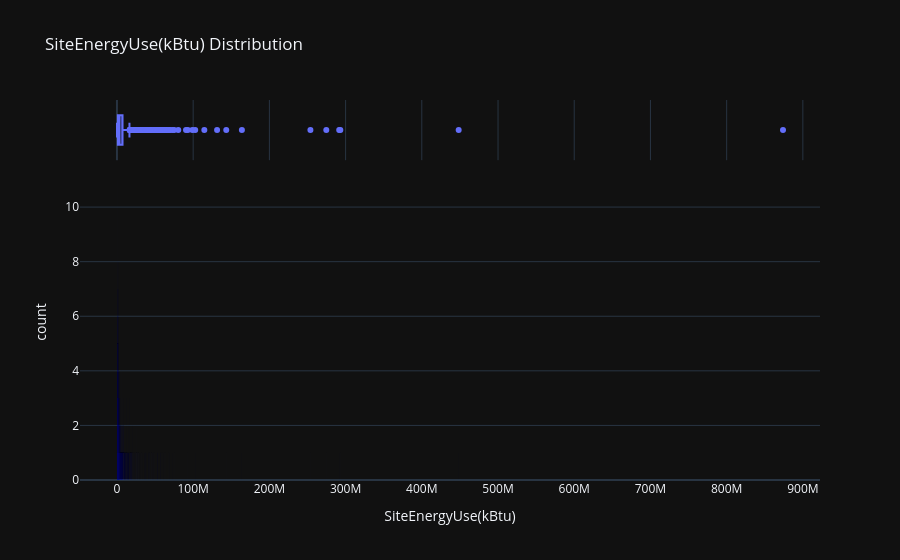

Notebook code for this chart:
### Code cell
# let's see the distribution of the data
interactive_distribution(df=df_compliant_filtered, col='SiteEnergyUse(kBtu)', n_bins=100_000)

### Figure 1 — Plotly figure (JSON) as saved in the notebook; plotly's stock layout.template omitted (floating-point values rounded to 4 significant figures; data arrays with more than 128 entries replaced by an {"elided": "..."} marker saying what was removed)
{"data": [{"bingroup": "x", "hovertemplate": "SiteEnergyUse(kBtu)=%{x}<br>count=%{y}<extra></extra>", "legendgroup": "", "marker": {"color": "#636efa", "opacity": 0.7, "pattern": {"shape": ""}}, "name": "", "nbinsx": 100000, "orientation": "v", "showlegend": false, "x": {"elided": "1493 float values"}, "xaxis": "x", "yaxis": "y", "type": "histogram"}, {"hovertemplate": "SiteEnergyUse(kBtu)=%{x}<extra></extra>", "legendgroup": "", "marker": {"color": "#636efa"}, "name": "", "notched": true, "showlegend": false, "x": {"elided": "1493 float values"}, "xaxis": "x2", "yaxis": "y2", "type": "box"}], "layout": {"xaxis": {"anchor": "y", "domain": [0.0, 1.0], "title": {"text": "SiteEnergyUse(kBtu)"}}, "yaxis": {"anchor": "x", "domain": [0.0, 0.8316], "title": {"text": "count"}}, "xaxis2": {"anchor": "y2", "domain": [0.0, 1.0], "matches": "x", "showticklabels": false, "showgrid": true}, "yaxis2": {"anchor": "x2", "domain": [0.8416, 1.0], "matches": "y2", "showticklabels": false, "showline": false, "ticks": "", "showgrid": false}, "legend": {"tracegroupgap": 0}, "title": {"text": "SiteEnergyUse(kBtu) Distribution"}, "barmode": "relative", "bargap": 0.1}}
